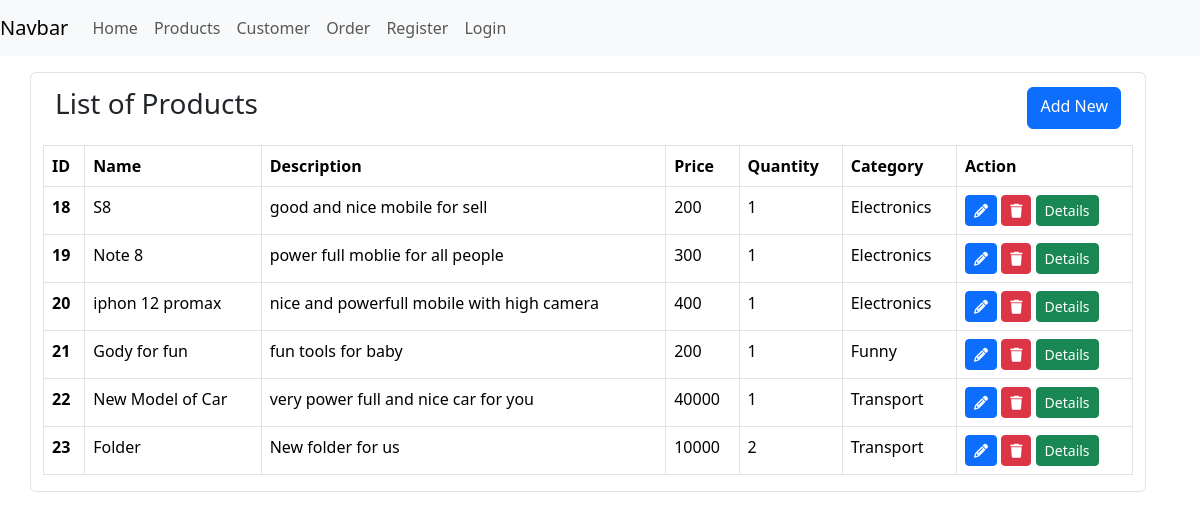
Screenshot of /product/list with the database file from the repository.
### e_app/models.py (models this page shows, shortened)
class Product(models.Model):
    name = models.CharField(max_length = 100)
    description = models.TextField()
    price = models.IntegerField()
    quantity = models.PositiveIntegerField()
    category = models.ForeignKey(Category, on_delete = models.CASCADE)

class Category(models.Model):
    name = models.CharField(max_length = 100)
    description = models.TextField()
    def __str__(self):
        return str(self.name)

### e_app/views.py (the view)
# urls.py: path("product/list",views.product_list,name='product_list'),
def product_list(request):
    try:
        products = Product.objects.all()
    except Product.DoesNotExist:
        products = []
    context = {"products": products}
    return render(request, 'products/index.html', context=context)

### e_app/templates/products/index.html
{% extends '../base.html' %} {% block content %}
<div class="t-header">
  <h3>List of Products</h3>
  <a href="{% url 'add_product' %}" class="btn btn-primary">Add New</a>
</div>
<table class="table table-hover mt-3 table-bordered">
  <thead>
    <tr>
      <th scope="col">ID</th>
      <th scope="col">Name</th>
      <th scope="col">Description</th>
      <th scope="col">Price</th>
      <th scope="col">Quantity</th>
      <th scope="col">Category</th>
      <th scope="col">Action</th>
    </tr>
  </thead>
  <tbody>
    {% for product in products %}
    <tr>
      <th scope="row">{{product.id}}</th>
      <td>{{product.name}}</td>
      <td>{{product.description}}</td>
      <td>{{product.price}}</td>
      <td>{{product.quantity}}</td>
      <td>{{product.category}}</td>
      <td>
        <a
          href="{% url 'update_product' product.id %}"
          class="btn btn-primary btn-sm"
          ><i class="fa fa-pencil" aria-hidden="true"></i
        ></a>
        <a
          href="{% url 'delete_product' product.id %}"
          class="btn btn-danger btn-sm"
        >
          <i class="fa fa-trash" aria-hidden="true"></i
        ></a>
        <a
          href="{% url 'product_detail' product.id %}"
          class="btn btn-success btn-sm"
          >Details</a
        >
      </td>
    </tr>
    {% endfor %}
  </tbody>
</table>
{% endblock %}

### e_app/templates/base.html (style rules this page uses)
.t-header { display: flex; justify-content: space-between; margin-top: 10px; }

### rows the page displays
Product: id "18", name "S8", description "good and nice mobile for sell", price "200", quantity "1", category "Electronics"
Product: id "19", name "Note 8", description "power full moblie for all people", price "300", quantity "1", category "Electronics"
Product: id "20", name "iphon 12 promax", description "nice and powerfull mobile with high camera", price "400", quantity "1", category "Electronics"
Product: id "21", name "Gody for fun", description "fun tools for baby", price "200", quantity "1", category "Funny"
Product: id "22", name "New Model of Car", description "very power full and nice car for you", price "40000", quantity "1", category "Transport"
Product: id "23", name "Folder", description "New folder for us", price "10000", quantity "2", category "Transport"
